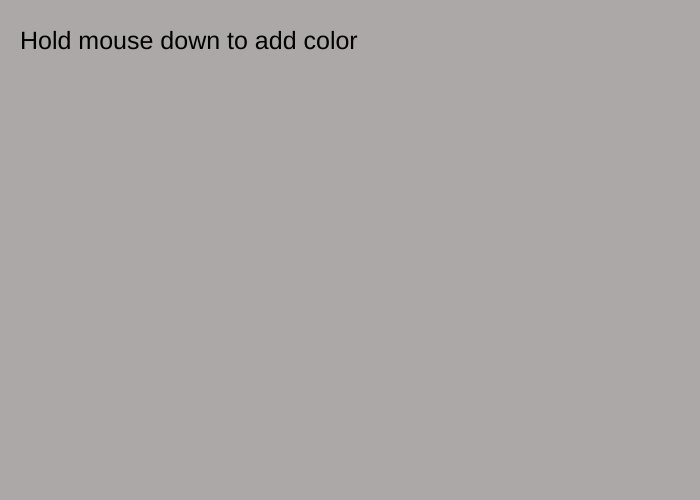
Frame 1 (no input)
Frame 60 (no input): identical to frame 1, image omitted
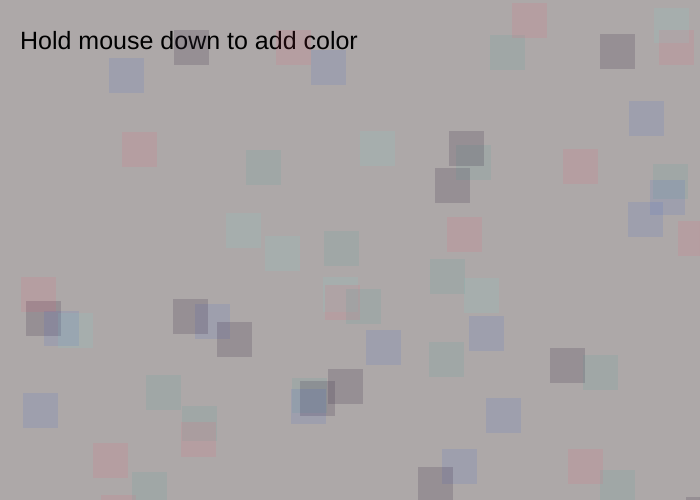
Frame 120 (the mouse pressed at the canvas centre since frame 60)

The p5.js sketch that drew these frames (run headless with seeded random() and noise() and a simulated clock; from frame 60 on, the mouse is pressed at the canvas centre):

// p5.js sketch
// ── sketch.js
let myColors = [
  "rgba(59, 43, 68, .2)", // purple
  "rgba(250,70,100, .1)", // pink
  "rgba(36,80,214, .1)", // blue
  "rgba(53, 153, 146, .1)", // teal
  "rgba(111, 219, 210, .1)", // light teal
];
let canvasWidth = 700;
let canvasHeight = 500;
let x = 100;
let y = 180;
let timer = 0;
let arrayLoc = 0;

function setup() {
  createCanvas(canvasWidth, canvasHeight);
  background(173, 168, 168);
  //instructions to user
  textSize(25);
  text("Hold mouse down to add color", 20, 30, 500, 25);
}

function draw() {
  noStroke();
  // only add squares if mouse is pressed
  if (mouseIsPressed) {
    // use timer to control speed square creation
    if (millis() >= 10 + timer) {
      timer = millis();
      arrayLoc = round(random(0, 4)); // variable to hold the value used to call colors from myColors array

      // change x and y values to random locations within canvas size
      x = round(random(1, +canvasWidth));
      y = round(random(1, +canvasHeight));

      // choose random color
      fill(myColors[arrayLoc]);

      //translates origin to place squares randomly on canvas
      translate(x, y);

      //create small square
      beginShape();
      vertex(0, 0);
      vertex(35, 0);
      vertex(35, 35);
      vertex(0, 35);
      endShape(CLOSE);
    }
  }
}
